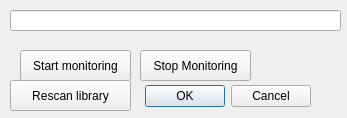
<?xml version="1.0" encoding="UTF-8"?>
<ui version="4.0">
 <class>LibraryPreferences</class>
 <widget class="QDialog" name="LibraryPreferences">
  <property name="geometry">
   <rect>
    <x>0</x>
    <y>0</y>
    <width>347</width>
    <height>118</height>
   </rect>
  </property>
  <property name="windowTitle">
   <string>Dialog</string>
  </property>
  <widget class="QDialogButtonBox" name="buttonBox">
   <property name="geometry">
    <rect>
     <x>-30</x>
     <y>80</y>
     <width>341</width>
     <height>32</height>
    </rect>
   </property>
   <property name="orientation">
    <enum>Qt::Horizontal</enum>
   </property>
   <property name="standardButtons">
    <set>QDialogButtonBox::Cancel|QDialogButtonBox::Ok</set>
   </property>
  </widget>
  <widget class="QLineEdit" name="libraryPaths">
   <property name="geometry">
    <rect>
     <x>10</x>
     <y>10</y>
     <width>331</width>
     <height>21</height>
    </rect>
   </property>
  </widget>
  <widget class="QPushButton" name="actionStopMonitoring">
   <property name="geometry">
    <rect>
     <x>140</x>
     <y>50</y>
     <width>111</width>
     <height>31</height>
    </rect>
   </property>
   <property name="text">
    <string>Stop Monitoring</string>
   </property>
  </widget>
  <widget class="QPushButton" name="actionRescanLibrary">
   <property name="geometry">
    <rect>
     <x>10</x>
     <y>80</y>
     <width>121</width>
     <height>31</height>
    </rect>
   </property>
   <property name="text">
    <string>Rescan library</string>
   </property>
  </widget>
  <widget class="QPushButton" name="actionStartMonitoring">
   <property name="geometry">
    <rect>
     <x>20</x>
     <y>50</y>
     <width>111</width>
     <height>31</height>
    </rect>
   </property>
   <property name="text">
    <string>Start monitoring</string>
   </property>
  </widget>
 </widget>
 <resources/>
 <connections>
  <connection>
   <sender>buttonBox</sender>
   <signal>accepted()</signal>
   <receiver>LibraryPreferences</receiver>
   <slot>accept()</slot>
   <hints>
    <hint type="sourcelabel">
     <x>248</x>
     <y>254</y>
    </hint>
    <hint type="destinationlabel">
     <x>157</x>
     <y>274</y>
    </hint>
   </hints>
  </connection>
  <connection>
   <sender>buttonBox</sender>
   <signal>rejected()</signal>
   <receiver>LibraryPreferences</receiver>
   <slot>reject()</slot>
   <hints>
    <hint type="sourcelabel">
     <x>316</x>
     <y>260</y>
    </hint>
    <hint type="destinationlabel">
     <x>286</x>
     <y>274</y>
    </hint>
   </hints>
  </connection>
 </connections>
</ui>
